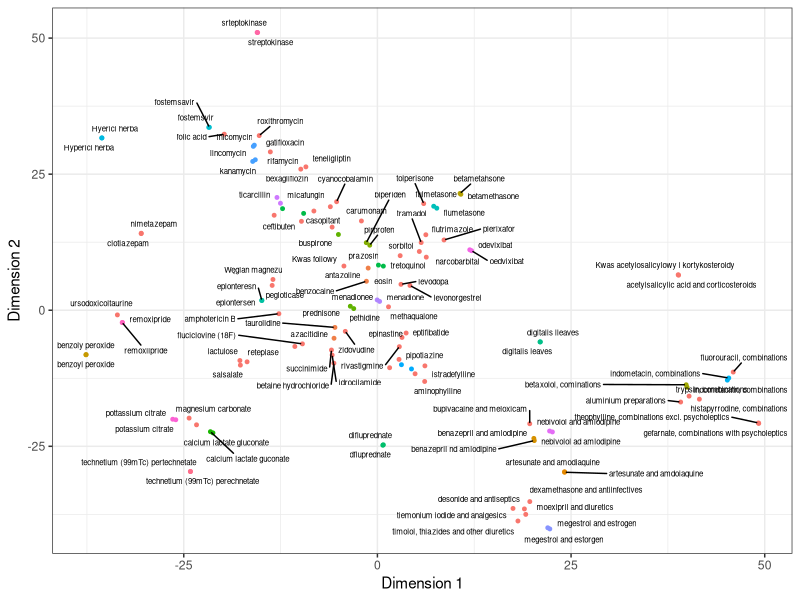

Write R code to recreate this figure.
## ---- chunk 1
set.seed(7)

patient_ids <- sample(1:100, 20, replace = TRUE)

# Create a vector of medication names (with some intentional typos)
medications <- c("Aspirin", "Ibuprofin", "Paracetemol", "Metformn", "Lisinopril", 
                 "Omeprazole", "Metprolol", "Warferin", "Amoxcillin", "Simvastatin")

# Introduce typos by duplicating medication names with variations
medications_typo <- c(medications, "Aspirn", "Ibuprofine", "Paraceteml", "Metformin", 
                      "Lisinorpil", "Omeprazo", "Metoprolol", "Warfarin", "Amoxcilin", "Simavastatin")

# Randomly select medications (including those with typos)
con_meds <- sample(medications_typo, length(patient_ids), replace = TRUE)

con_meds_df <- data.frame(
  patient_id = patient_ids,
  con_med = medications_typo
)

print(con_meds_df)
## ---- chunk 2
unique(con_meds_df$con_med) |> sort()
## ---- chunk 3
library(dplyr)
library(stringdist)
library(Rtsne)
library(dbscan)
library(ggrepel)
library(ggplot2)
## ---- chunk 4
atc_df <- read.csv("WHO ATC-DDD 2024-09-05.csv")

head(atc_df, 10)
## ---- chunk 5
set.seed(7)

drug_names <- atc_df |>
  dplyr::filter(nchar(atc_code) == 7) |>
  dplyr::slice_sample(n = 100, replace = TRUE) |>
  dplyr::pull(atc_name)

unique(drug_names) |> sort()
## ---- chunk 6
introduce_variation <- function(name) {
  # Randomly choose a type of modification to introduce a typo
  modification <- sample(c("duplicate", "remove", "swap"), 1)
  name_chars <- unlist(strsplit(name, ""))
  
  if (modification == "duplicate") {
    # Duplicate a random character
    duplicate_pos <- sample(1:length(name_chars), 1)
    name_chars <- append(name_chars, name_chars[duplicate_pos], after = duplicate_pos)
  } else if (modification == "remove") {
    # Remove a random character
    remove_pos <- sample(1:length(name_chars), 1)
    name_chars <- name_chars[-remove_pos]
  } else if (modification == "swap") {
    # Swap two adjacent characters
    swap_pos <- sample(1:(length(name_chars) - 1), 1)
    temp <- name_chars[swap_pos]
    name_chars[swap_pos] <- name_chars[swap_pos + 1]
    name_chars[swap_pos + 1] <- temp
  }
    
  return(paste(name_chars, collapse = ""))
}
## ---- chunk 7
set.seed(7)

sample_drug_names_with_typos <- sapply(drug_names, function(name) {
  if (runif(1) <= 0.3) {
    introduce_variation(name)
  } else {
    name
  }
})

complete_drug_names <- c(drug_names, sample_drug_names_with_typos)

# Add additional drug names in Polish
complete_drug_names <- c(complete_drug_names, c("Kwas acetylosalicylowy i kortykosteroidy", # Acetylsalicylic acid and corticosteroids
                                                "Węglan magnezu", # Magnesium carbonate
                                                "Kwas foliowy" # Folic acid
))

unique(complete_drug_names) |> sort() |> head(10)
## ---- chunk 8
unique_drug_names <- unique(complete_drug_names) |> sort()
## ---- chunk 9
optimize_perplexity <-
  function(data,
           min_perp = 2,
           max_perp = 20,
           step = 1) {
    final_perp <- 0
    min_kl <- Inf
    n <- nrow(data)
    
    for (perp in seq(min_perp, max_perp, step)) {
      tsne_res <- Rtsne::Rtsne(data, is_distance = TRUE, perplexity = perp)
      
      kl_divergence <- 2 * min(tsne_res$itercosts) + log(n) * (perp / n)
      
      cat("Perplexity:", perp, "| KL Divergence:", kl_divergence, "\n")
      
      if (kl_divergence < min_kl) {
        min_kl <- kl_divergence
        final_perp <- perp
      }
      
      cat("Best Perplexity So Far:", final_perp, "| Best KL Divergence:", min_kl, "\n\n")
    }
    
    return(final_perp)
  }
## ---- chunk 10
construct_tsne_with_dbscan <- function(data,
                                       max_perp = 20,
                                       eps = 15,
                                       minPts = 2) {
  # Step 1: Create a Levenshtein distance matrix
  distance_matrix <- stringdist::stringdistmatrix(data, data, method = "lv")
  rownames(distance_matrix) <- data
  colnames(distance_matrix) <- data
  
  # Step 2: Convert the distance matrix into a format suitable for t-SNE
  distance_mtx <- as.dist(distance_matrix) |> as.matrix()
  
  # Step 3: Optimize the "perplexity" hyperparameter and run t-SNE on the distance matrix
  set.seed(7)
  
  best_perplexity <- optimize_perplexity(distance_mtx, max_perp = max_perp)
  
  tsne_result <- Rtsne::Rtsne(distance_mtx,
                              is_distance = TRUE,
                              perplexity = best_perplexity)
  
  # Step 4: Create a data frame with t-SNE results and drug labels
  tsne_df <- data.frame(Dim1 = tsne_result$Y[, 1],
                        Dim2 = tsne_result$Y[, 2],
                        Label = data)
  
  # Step 5: Perform DBSCAN clustering on the t-SNE coordinates
  # Use the t-SNE coordinates for density-based clustering
  dbscan_result <- dbscan::dbscan(distance_mtx, eps = eps, minPts = minPts)
  
  # Step 6: Add the DBSCAN cluster labels to the data frame
  tsne_df$Cluster <- as.factor(dbscan_result$cluster)
  
  return(tsne_df)
}
## ---- chunk 11
tsne_df <- construct_tsne_with_dbscan(unique_drug_names)

tsne_df |>
  ggplot(aes(x = Dim1, y = Dim2, label = Label)) +
  geom_point(aes(color = Cluster), size = 1) +
  geom_text_repel(aes(label = Label), max.overlaps = 10, size = 2) +
  labs(x = "Dimension 1", y = "Dimension 2") +
  guides(color = "none") +
  theme_bw()
## ---- chunk 12
clusters_list <- tsne_df |>
    dplyr::group_by(Cluster) |>
    dplyr::summarize(Drugs = paste(Label, collapse = " | ")) |>
    dplyr::arrange(Cluster)
  
  # Print each cluster and the associated drug names
  for (i in 1:nrow(clusters_list)) {
    cat("Cluster", clusters_list$Cluster[i], ":\n")
    cat(clusters_list$Drugs[i], "\n\n")
  }
